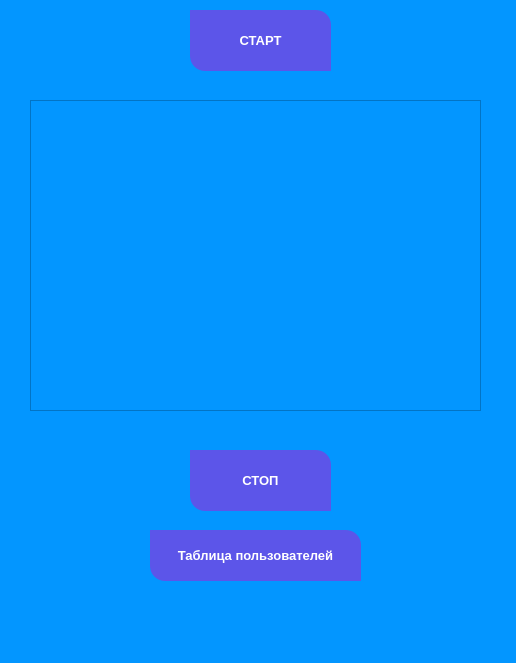
<?xml version="1.0" encoding="UTF-8"?>
<ui version="4.0">
 <class>MainWindow</class>
 <widget class="QMainWindow" name="MainWindow">
  <property name="geometry">
   <rect>
    <x>0</x>
    <y>0</y>
    <width>516</width>
    <height>663</height>
   </rect>
  </property>
  <property name="windowTitle">
   <string>Сервер</string>
  </property>
  <property name="styleSheet">
   <string notr="true">/*-----QWidget-----*/
QWidget
{
	background-color: #0396FF;;
	color: red;

}


/*-----QLabel-----*/
QLabel
{
	background-color: transparent;
	color: #454544;
	font-weight: bold;
	font-size: 13px;

}


/*-----QPushButton-----*/
QPushButton
{
	background-color: #5c55e9;
	color: #fff;
	font-size: 13px;
	font-weight: bold;
	border-top-right-radius: 15px;
	border-top-left-radius: 0px;
	border-bottom-right-radius: 0px;
	border-bottom-left-radius: 15px;
	padding: 10px;

}


QPushButton::disabled
{
	background-color: #5c5c5c;

}


QPushButton::hover
{
	background-color: #5564f2;

}


QPushButton::pressed
{
	background-color: #3d4ef2;

}


/*-----QCheckBox-----*/
QCheckBox
{
	background-color: transparent;
	color: #5c55e9;
	font-size: 10px;
	font-weight: bold;
	border: none;
	border-radius: 5px;

}


/*-----QCheckBox-----*/
QCheckBox::indicator
{
    background-color: #323232;
    border: 1px solid darkgray;
    width: 12px;
    height: 12px;

}


QCheckBox::indicator:checked
{
    image:url(&quot;./ressources/check.png&quot;);
	background-color: #5c55e9;
    border: 1px solid #5c55e9;

}


QCheckBox::indicator:unchecked:hover
{
    border: 1px solid #5c55e9;

}


QCheckBox::disabled
{
	color: #656565;

}


QCheckBox::indicator:disabled
{
	background-color: #656565;
	color: #656565;
    border: 1px solid #656565;

}


/*-----QLineEdit-----*/
QLineEdit
{
	background-color: #c2c7d5;
	color: #2a547f;
	border: none;
	padding: 5px;

}


/*-----QListView-----*/
QListView
{
	background-color: #5c55e9;
	color: #fff;
	font-size: 14px;
	font-weight: bold;
	show-decoration-selected: 0;
	border-radius: 4px;
	padding-left: -15px;
	padding-right: -15px;
	padding-top: 5px;

} 


QListView:disabled 
{
	background-color: #5c5c5c;

}


QListView::item
{
	background-color: #454e5e;
	border: none;
	padding: 10px;
	border-radius: 0px;
	padding-left : 10px;
	height: 32px;

}


QListView::item:selected
{
	color: #000;
	background-color: #fff;

}


QListView::item:!selected
{
	color:white;
	background-color: transparent;
	border: none;
	padding-left : 10px;

}


QListView::item:!selected:hover
{
	color: #fff;
	background-color: #5564f2;
	border: none;
	padding-left : 10px;

}


/*-----QTreeView-----*/
QTreeView 
{
	background-color: #fff;
	show-decoration-selected: 0;
	color: #454544;

}


QTreeView:disabled
{
	background-color: #242526;
	show-decoration-selected: 0;

}


QTreeView::item 
{
	border-top-color: transparent;
	border-bottom-color: transparent;

}


QTreeView::item:hover 
{
	background-color: #bcbdbb;
	color: #000;

}


QTreeView::item:selected 
{
	background-color: #5c55e9;
	color: #fff;

}


QTreeView::item:selected:active
{
	background-color: #5c55e9;
	color: #fff;

}


QTreeView::item:selected:disabled
{
	background-color: #525251;
	color: #656565;

}


QTreeView::branch:has-children:!has-siblings:closed,
QTreeView::branch:closed:has-children:has-siblings 
{
	image: url(://tree-closed.png);

}

QTreeView::branch:open:has-children:!has-siblings,
QTreeView::branch:open:has-children:has-siblings  
{
	image: url(://tree-open.png);

}


/*-----QTableView &amp; QTableWidget-----*/
QTableView
{
    background-color: #fff;
	border: 1px solid gray;
    color: #454544;
    gridline-color: gray;
    outline : 0;

}


QTableView::disabled
{
    background-color: #242526;
    border: 1px solid #32414B;
    color: #656565;
    gridline-color: #656565;
    outline : 0;

}


QTableView::item:hover 
{
    background-color: #bcbdbb;
    color: #000;

}


QTableView::item:selected 
{
	background-color: #5c55e9;
    color: #fff;

}


QTableView::item:selected:disabled
{
    background-color: #1a1b1c;
    border: 2px solid #525251;
    color: #656565;

}


QTableCornerButton::section
{
	background-color: #ced5e3;
	border: none;
    color: #fff;

}


QHeaderView::section
{
	color: #2a547f;
	border: 0px;
	background-color: #ced5e3;
	padding: 5px;

}


QHeaderView::section:disabled
{
    background-color: #525251;
    color: #656565;

}


QHeaderView::section:checked
{
    color: #fff;
    background-color: #5c55e9;

}


QHeaderView::section:checked:disabled
{
    color: #656565;
    background-color: #525251;

}


QHeaderView::section::vertical::first,
QHeaderView::section::vertical::only-one
{
    border-top: 1px solid #353635;

}


QHeaderView::section::vertical
{
    border-top: 1px solid #353635;

}


QHeaderView::section::horizontal::first,
QHeaderView::section::horizontal::only-one
{
    border-left: 1px solid #353635;

}


QHeaderView::section::horizontal
{
    border-left: 1px solid #353635;

}


/*-----QScrollBar-----*/
QScrollBar:horizontal 
{
    background-color: transparent;
    height: 8px;
    margin: 0px;
    padding: 0px;

}


QScrollBar::handle:horizontal 
{
    border: none;
	min-width: 100px;
    background-color: #7e92b7;

}


QScrollBar::add-line:horizontal, 
QScrollBar::sub-line:horizontal,
QScrollBar::add-page:horizontal, 
QScrollBar::sub-page:horizontal 
{
    width: 0px;
    background-color: #d8dce6;

}


QScrollBar:vertical 
{
    background-color: transparent;
    width: 8px;
    margin: 0;

}


QScrollBar::handle:vertical 
{
    border: none;
	min-height: 100px;
    background-color: #7e92b7;

}


QScrollBar::add-line:vertical, 
QScrollBar::sub-line:vertical,
QScrollBar::add-page:vertical, 
QScrollBar::sub-page:vertical 
{
    height: 0px;
    background-color: #d8dce6;

}
</string>
  </property>
  <widget class="QWidget" name="centralwidget">
   <widget class="QPushButton" name="button_start">
    <property name="geometry">
     <rect>
      <x>190</x>
      <y>10</y>
      <width>141</width>
      <height>61</height>
     </rect>
    </property>
    <property name="text">
     <string>СТАРТ</string>
    </property>
   </widget>
   <widget class="QPushButton" name="button_stop">
    <property name="geometry">
     <rect>
      <x>190</x>
      <y>450</y>
      <width>141</width>
      <height>61</height>
     </rect>
    </property>
    <property name="text">
     <string>СТОП</string>
    </property>
   </widget>
   <widget class="QPushButton" name="button_users_desk">
    <property name="geometry">
     <rect>
      <x>150</x>
      <y>530</y>
      <width>211</width>
      <height>51</height>
     </rect>
    </property>
    <property name="text">
     <string>Таблица пользователей</string>
    </property>
   </widget>
   <widget class="QTextEdit" name="logger">
    <property name="geometry">
     <rect>
      <x>30</x>
      <y>100</y>
      <width>451</width>
      <height>311</height>
     </rect>
    </property>
   </widget>
  </widget>
  <widget class="QMenuBar" name="menubar">
   <property name="geometry">
    <rect>
     <x>0</x>
     <y>0</y>
     <width>516</width>
     <height>26</height>
    </rect>
   </property>
  </widget>
  <widget class="QStatusBar" name="statusbar"/>
 </widget>
 <resources/>
 <connections/>
</ui>
